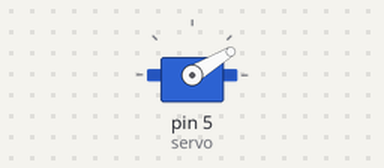
The sketch below on a simulated Arduino Uno, built with avr-gcc and run on an emulated ATmega328P. Shown: servo.

Above: at 0.15 s.
At 0.5 s:
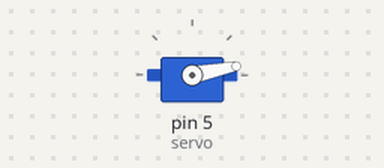
Timing chart, 0 to 3.4 s (numbered marks = the images above):
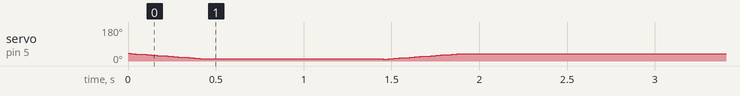

The sketch:

sketch_servo.ino
```cpp
#include <Servo.h>

Servo servo;

void setup() {
  servo.attach(5);
  servo.write(40);
}

void press() {
  // scan from 40 to 10 degrees, ie press down
  for(int angle = 40; angle > 10; angle--)
  {
    servo.write(angle);
    delay(15);
  }

  // hold for 0.8s
  delay(1000);

  // scan from 10 back to 40 degrees, ie let the button go
  for(int angle = 10; angle < 40; angle++)
  {
    servo.write(angle);
    delay(15);
  }
}

// assumes AC starts off
void loop() {
  // on
  press();
  // leave on 5 minutes
  delay(300000);
  // turn off
  press();
  // leave off 2 minutes
  delay(120000);
}
```
